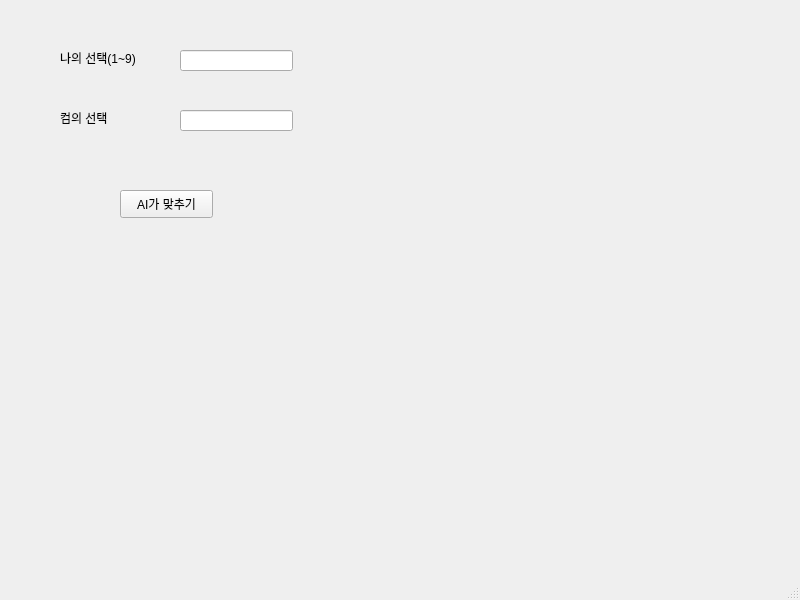
<?xml version="1.0" encoding="UTF-8"?>
<ui version="4.0">
 <class>MainWindow</class>
 <widget class="QMainWindow" name="MainWindow">
  <property name="geometry">
   <rect>
    <x>0</x>
    <y>0</y>
    <width>800</width>
    <height>600</height>
   </rect>
  </property>
  <property name="windowTitle">
   <string>MainWindow</string>
  </property>
  <widget class="QWidget" name="centralwidget">
   <widget class="QLabel" name="lbl_mine">
    <property name="geometry">
     <rect>
      <x>60</x>
      <y>50</y>
      <width>91</width>
      <height>16</height>
     </rect>
    </property>
    <property name="text">
     <string>나의 선택(1~9)</string>
    </property>
   </widget>
   <widget class="QPushButton" name="pb">
    <property name="geometry">
     <rect>
      <x>120</x>
      <y>190</y>
      <width>93</width>
      <height>28</height>
     </rect>
    </property>
    <property name="text">
     <string>AI가 맞추기</string>
    </property>
   </widget>
   <widget class="QLineEdit" name="le_mine">
    <property name="geometry">
     <rect>
      <x>180</x>
      <y>50</y>
      <width>113</width>
      <height>21</height>
     </rect>
    </property>
   </widget>
   <widget class="QLabel" name="lbl_com">
    <property name="geometry">
     <rect>
      <x>60</x>
      <y>110</y>
      <width>64</width>
      <height>15</height>
     </rect>
    </property>
    <property name="text">
     <string>컴의 선택</string>
    </property>
   </widget>
   <widget class="QLineEdit" name="le_com">
    <property name="geometry">
     <rect>
      <x>180</x>
      <y>110</y>
      <width>113</width>
      <height>21</height>
     </rect>
    </property>
   </widget>
  </widget>
  <widget class="QMenuBar" name="menubar">
   <property name="geometry">
    <rect>
     <x>0</x>
     <y>0</y>
     <width>800</width>
     <height>26</height>
    </rect>
   </property>
  </widget>
  <widget class="QStatusBar" name="statusbar"/>
 </widget>
 <resources/>
 <connections/>
</ui>
